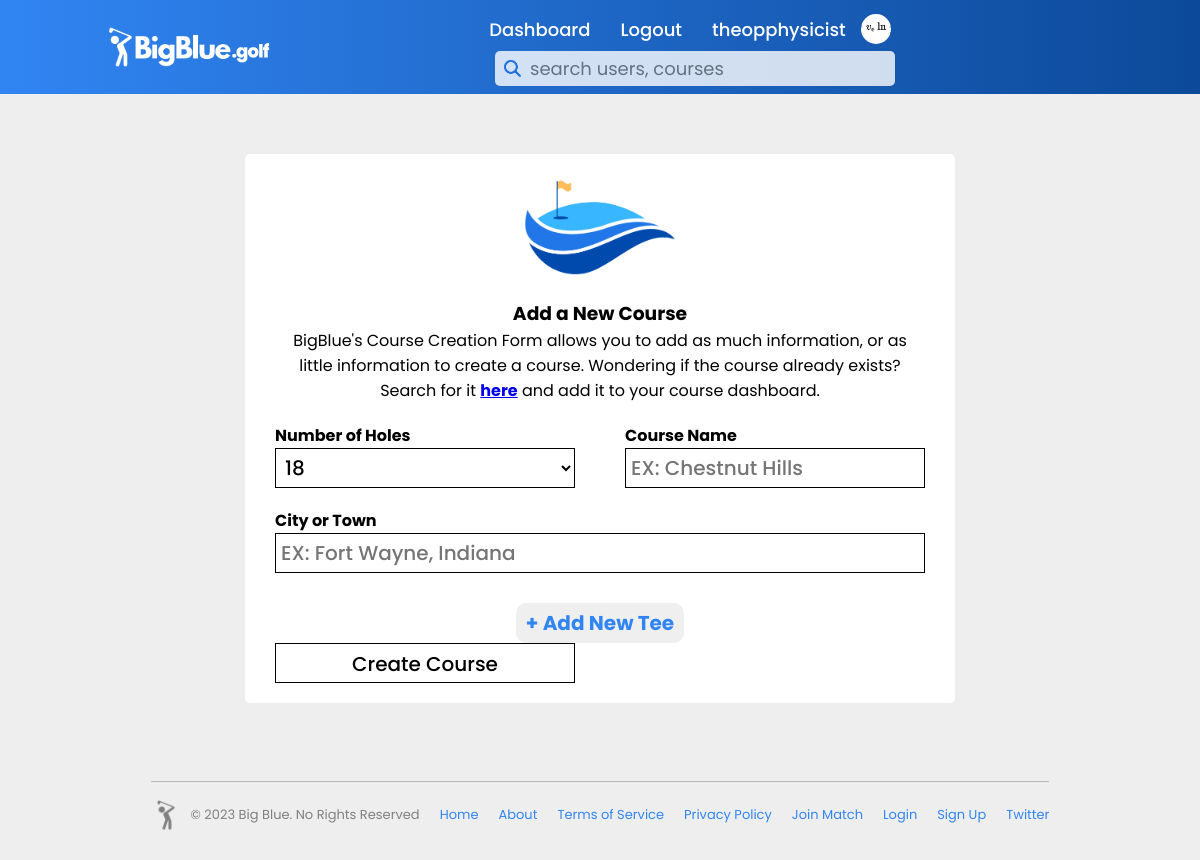
Page /create_course_new (signed in) on the committed database.
### setup.py (models this page shows, shortened)
class users(db.Model):
    _id = db.Column("id", db.Integer, primary_key=True)
    name = db.Column(db.String(100))
    username = db.Column(db.String(50))
    password = db.Column(db.String(50))
    email = db.Column(db.String(100))
    rank = db.Column(db.String(10))
    gender = db.Column(db.String(10))
    bio = db.Column(db.String(500))
    team = db.Column(db.String(25))
    verified = db.Column(db.Integer)
    pic = db.Column(db.String)
    banner = db.Column(db.String)
    first_login = db.Column(db.DateTime, default="2022-06-03 03:15:12.433675")
    last_login = db.Column(db.DateTime, default="2022-06-03 03:15:12.433675")
    favored_courses = db.Column(db.String)

### course_routes.py (the view)
@app.route("/create_course_new", methods=['GET', 'POST'])
def create_course_new():
    if 'active_user' in session:
        found_user = users.query.filter_by(username=session['active_user'][0]).first()
        if request.method =="POST":
            if session['active_user'][2] == 'coach':
                return redirect(url_for("course_dashboard"))
            elif session['active_user'][2] == 'player':
                return redirect(url_for("course_dashboard"))
        return render_template("create_course_new.html", data=found_user)
    else:
        return redirect(url_for("error", msg='Sorry, you do not have access to this site.'))

### templates/create_course_new.html (shortened to what this page needs)
{% if data.rank == 'coach' %}
    {% extends "indexcontentcoachlogin.html" %}
{% elif data.rank == 'player' %}
    {% extends "indexcontentplayerlogin.html" %}
{% else %}
    {% extends "indexcontent.html" %}
{% endif %}
{% block content %}
    <link rel="stylesheet" href="{{ url_for('static', filename='styles/create_course_new.css') }}">
    <body>
        <div class="form-container">
            <form action="/create_new_course_submit" method="post">
                <img id="form-graphic" src="{{ url_for('static', filename='logo_graphics/golf_green.png') }}" alt="">
                <h3 id="form-title">Add a New Course</h3>
                <p id="form-description">BigBlue's Course Creation Form allows you to add as much information, or as little information to create a course. Wondering if the course already exists? Search for it <span><a href="/">here</a></span> and add it to your course dashboard.</p>
                <div class="row-one">
                    <div>
                        <label for="number-holes">Number of Holes</label><br>
                        <select onfocusout="hideparholes()" name="numberholes" id="number-holes">
                            <option name="numberholes" value="18">18</option>
                        </select>
                    </div>
                    <div class="responsive-one">
                        <label for="course-name">Course Name</label><br>
                        <input placeholder="EX: Chestnut Hills" maxlength="30" type="text" name="course-name" id="course-name" required>
                    </div>
                </div>
                <div class="row-two">
                    <div>
                        <label for="course-location">City or Town</label><br>
                        <input placeholder="EX: Fort Wayne, Indiana" maxlength="40" type="text" name="course-location" id="course-location" required>
                    </div>
                </div>
                <button id="add-new-tee" type="button" onclick="addGolfTee();">+ Add New Tee</button>
                <input type="submit" value="Create Course">
            </form>
        </div>
    </body>
{% endblock %}

### templates/indexcontentcoachlogin.html (shortened to what this page needs)
<!DOCTYPE html>
<html>
    <head>
    </head>
    <body>
        <header>
            <a href="/">
                <img id="logo-image" src="{{ url_for('static', filename='logo_graphics/BigBlue_NewLogo-White.png') }}" class="logo">
            </a>
            <div>
                <ul class="navigation">
                    <li><a href="/dashboard">Dashboard</a></li>
                    <li><a href="/logout">Logout</a></li>
                    <li><a href="/profile">{{data.username}}</a></li>
                    <li><a href=""><img id="profile-pic" src="{{ url_for('static', filename='logo_graphics/user_photos/' + data.pic) }}" alt=""></a></li>
                    <form id="search-form" action="/search/" method="post">
                        <input id="searchbar" name="searchbar" type="text" placeholder="search users, courses"></input>
                    </form>
                </ul>
            </div>
        </header>
        {% block content %}
        {% endblock %}
    </body>
    <footer>
        <div>
            <div>
                <div class="big-blue-copyright">
                    <img id="basic-golfer-image" src="{{ url_for('static', filename='logo_graphics/basicgolfergrey.png') }}" class="logo">
                    <p>© 2023 Big Blue. No Rights Reserved</p>
                </div>
                <div>
                    <a href="/">Home</a>
                    <a href="/about">About</a>
                    <a href="/termsofservice">Terms of Service</a>
                    <a href="/privacypolicy">Privacy Policy</a>
                    <a href="/joincode">Join Match</a>
                    <a href="/login">Login</a>
                    <a href="/create_account">Sign Up</a>
                    <a href="https://twitter.com/bigbluegolfapp" id="twitter_href">Twitter</a>
                </div>
            </div>
        </div>
    </footer>
</html>

### static/styles/create_course_new.css (style rules this page uses)
* { padding: 0; margin: 0; box-sizing: border-box; font-family: bigBlueBold; }
footer { justify-content: center; display: flex; align-items: center; flex-wrap: wrap !important; }
footer div { max-width: 1500px; margin-bottom: 1%; }
footer div div { margin-top: 2%; align-items: center; display: flex; justify-content: space-around; flex-wrap: wrap !important; border-top: 1px solid rgb(185, 185, 185); }
footer div div div { border-top: 0px; }
footer div div a { text-decoration: none; color: #3185f3; font-size: 13px; font-family: bigBlueRegular; margin-right: 10px; margin-left: 10px; border-top: 0px; }
footer div div div p { font-size: 13px; color: #808080; font-family: bigBlueRegular; margin-left: 10px; margin-right: 10px; border-top: 0px; }
#twitter_href { margin-right: 0px; }
#basic-golfer-image { max-height: 30px; max-width: 30px; }
header { top: 0; left: 0; position: relative; display: flex; justify-content: space-between; width: 100%; align-items: center; background-image: linear-gradient(to right, #3185f3, #0c4999); z-index: 10; padding: 8px 100px; }
header .logo { max-width: 180px; max-height: 180px; position: relative; background-color: transparent; text-decoration: none; padding: 0; margin: 0; display: block; }
header a { text-decoration: none; background-color: transparent; }
header div { display: flex; flex-direction: row; align-items: center; }
#searchbar { margin-left: 10px; width: 400px; height: 35px; border: none; padding: 5px 35px; font-family: bigBlueRegular; font-size: 18px; border-radius: 5px; background-color: white; opacity: .8; background-image: url(../logo_graphics/searchicon.png); background-size: 17px; background-repeat: no-repeat; background-position: 9px 9px; }
.navigation li a img { width: 30px; height: 30px; border-radius: 100%; margin-left: -15px; align-items: center; margin-top: 6px; object-fit: cover; }
header .navigation { display: flex; justify-content: center; flex-wrap: wrap; background-image: transparent; border: none; text-decoration: none; font-family: bigBlueMedium; align-items: center; }
header .navigation li { list-style: none; margin: 0px 15px; border: none; text-decoration: none; background-color: transparent; font-family: bigBlueMedium; align-items: center; }
header .navigation li a { color: white; text-decoration: none; font-size: 18px; border: none; background-color: transparent; font-family: bigBlueMedium; }
html, body { height: 100%; background-color: #eeeeee; }
.form-container { display: flex; justify-content: center; margin-top: 5%; margin-bottom: 5%; }
.form-container form { width: 710px; background-color: white; padding: 20px 30px; border-radius: 5px; }
#form-title { text-align: center; }
#form-description { font-family: bigBlueRegular; text-align: center; }
#form-graphic { max-width: 150px; max-height: 150px; display: block; margin-left: auto; margin-right: auto; margin-bottom: 20px; }
.row-one { display: flex; flex-direction: row; margin-top: 20px; justify-content: space-between; background-color: white; }
.row-one div { background-color: white; }
.row-one div select { height: 40px; width: 300px; padding: 5px; font-size: 20px; border: 0.25px solid black; background-color: white; font-family: bigBlueMedium; }
.form-container form input { height: 40px; width: 300px; padding: 5px; font-size: 20px; border: 0.25px solid black; background-color: white; font-family: bigBlueMedium; }
.form-container form label { background-color: white; }
.row-two { margin-top: 20px; background-color: white; }
#course-location { width: 100%; }
#add-new-tee { display: block; margin-left: auto; margin-right: auto; margin-top: 30px; background-color: none; border: 0px solid black; color: #3185f3; font-size: 20px; background-color: rgb(239, 239, 239); border-radius: 10px; cursor: pointer; padding: 5px 10px; }

### rows in the picture
users: username "theopphysicist", pic (picture)
